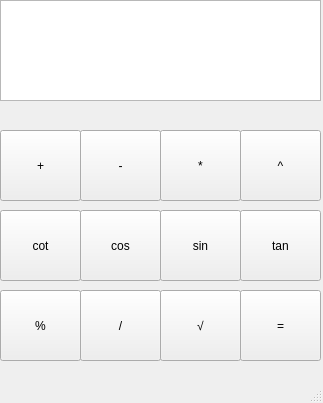
<?xml version="1.0" encoding="UTF-8"?>
<ui version="4.0">
 <class>MainWindow</class>
 <widget class="QMainWindow" name="MainWindow">
  <property name="geometry">
   <rect>
    <x>0</x>
    <y>0</y>
    <width>323</width>
    <height>403</height>
   </rect>
  </property>
  <property name="windowTitle">
   <string>MainWindow</string>
  </property>
  <widget class="QWidget" name="centralwidget">
   <widget class="QPushButton" name="tavan">
    <property name="geometry">
     <rect>
      <x>240</x>
      <y>130</y>
      <width>81</width>
      <height>71</height>
     </rect>
    </property>
    <property name="text">
     <string>^</string>
    </property>
   </widget>
   <widget class="QTextEdit" name="tb">
    <property name="enabled">
     <bool>true</bool>
    </property>
    <property name="geometry">
     <rect>
      <x>0</x>
      <y>0</y>
      <width>321</width>
      <height>101</height>
     </rect>
    </property>
   </widget>
   <widget class="QPushButton" name="jazr">
    <property name="geometry">
     <rect>
      <x>160</x>
      <y>290</y>
      <width>81</width>
      <height>71</height>
     </rect>
    </property>
    <property name="text">
     <string>√</string>
    </property>
   </widget>
   <widget class="QPushButton" name="baghimande">
    <property name="enabled">
     <bool>true</bool>
    </property>
    <property name="geometry">
     <rect>
      <x>0</x>
      <y>290</y>
      <width>81</width>
      <height>71</height>
     </rect>
    </property>
    <property name="text">
     <string>%</string>
    </property>
    <property name="checkable">
     <bool>false</bool>
    </property>
    <property name="autoDefault">
     <bool>false</bool>
    </property>
    <property name="flat">
     <bool>false</bool>
    </property>
   </widget>
   <widget class="QPushButton" name="sin">
    <property name="geometry">
     <rect>
      <x>160</x>
      <y>210</y>
      <width>81</width>
      <height>71</height>
     </rect>
    </property>
    <property name="text">
     <string>sin</string>
    </property>
   </widget>
   <widget class="QPushButton" name="cos">
    <property name="geometry">
     <rect>
      <x>80</x>
      <y>210</y>
      <width>81</width>
      <height>71</height>
     </rect>
    </property>
    <property name="text">
     <string>cos</string>
    </property>
   </widget>
   <widget class="QPushButton" name="tafrigh">
    <property name="geometry">
     <rect>
      <x>80</x>
      <y>130</y>
      <width>81</width>
      <height>71</height>
     </rect>
    </property>
    <property name="text">
     <string>-</string>
    </property>
   </widget>
   <widget class="QPushButton" name="jam">
    <property name="geometry">
     <rect>
      <x>0</x>
      <y>130</y>
      <width>81</width>
      <height>71</height>
     </rect>
    </property>
    <property name="text">
     <string>+</string>
    </property>
   </widget>
   <widget class="QPushButton" name="zarb">
    <property name="geometry">
     <rect>
      <x>160</x>
      <y>130</y>
      <width>81</width>
      <height>71</height>
     </rect>
    </property>
    <property name="text">
     <string>*</string>
    </property>
   </widget>
   <widget class="QPushButton" name="taghsim">
    <property name="geometry">
     <rect>
      <x>80</x>
      <y>290</y>
      <width>81</width>
      <height>71</height>
     </rect>
    </property>
    <property name="text">
     <string>/</string>
    </property>
   </widget>
   <widget class="QPushButton" name="mosavi">
    <property name="geometry">
     <rect>
      <x>240</x>
      <y>290</y>
      <width>81</width>
      <height>71</height>
     </rect>
    </property>
    <property name="text">
     <string>=</string>
    </property>
   </widget>
   <widget class="QPushButton" name="tan">
    <property name="geometry">
     <rect>
      <x>240</x>
      <y>210</y>
      <width>81</width>
      <height>71</height>
     </rect>
    </property>
    <property name="text">
     <string>tan</string>
    </property>
   </widget>
   <widget class="QPushButton" name="cot">
    <property name="geometry">
     <rect>
      <x>0</x>
      <y>210</y>
      <width>81</width>
      <height>71</height>
     </rect>
    </property>
    <property name="text">
     <string>cot</string>
    </property>
   </widget>
  </widget>
  <widget class="QMenuBar" name="menubar">
   <property name="geometry">
    <rect>
     <x>0</x>
     <y>0</y>
     <width>323</width>
     <height>22</height>
    </rect>
   </property>
  </widget>
  <widget class="QStatusBar" name="statusbar"/>
 </widget>
 <resources/>
 <connections/>
</ui>
